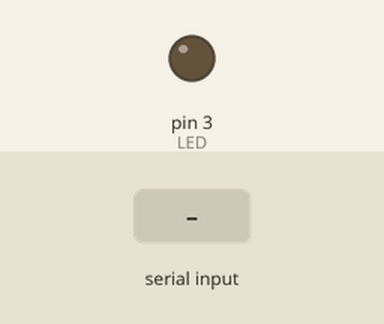
The sketch below on a simulated Arduino Uno, built with avr-gcc and run on an emulated ATmega328P. Parts: output pins drawn as LEDs (lit = HIGH). The inputs (shaded band) are chosen by the test bench.

Above: at 1.2 s.
1.3 s: "y" received over Serial
At 2.4 s:
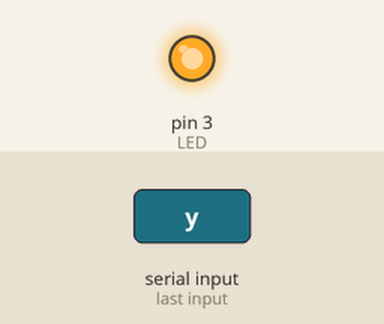
2.8 s: "g" received over Serial
At 3.6 s:
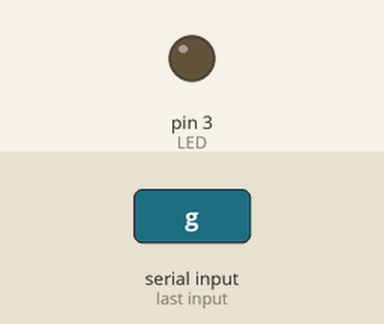
Timing chart, 0 to 5.8 s (numbered marks = the images above; inputs shaded):
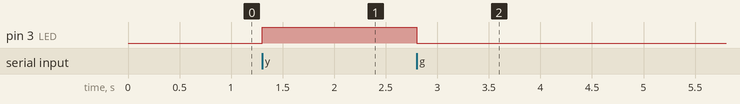

The sketch:

SerialControl.ino
```cpp
#include <TimerOne.h>

#define LED 3
#define PWM_PORT 9

void setup() {
  Serial.begin(9600);
  // put your setup code here, to run once:
  pinMode(LED,OUTPUT);


}

void loop() {
  if (Serial.available())
  {
    char ser = Serial.read();
    if (ser == 'y')
    {
      digitalWrite(LED, HIGH);
    }
    if (ser == 'g')
    {
      digitalWrite(LED, LOW);
    }

  }
}
```

Measured:
- after the input at 1.3 s, pin 3 (LED): LOW → HIGH at once
- after the input at 2.8 s, pin 3 (LED): HIGH → LOW at once
